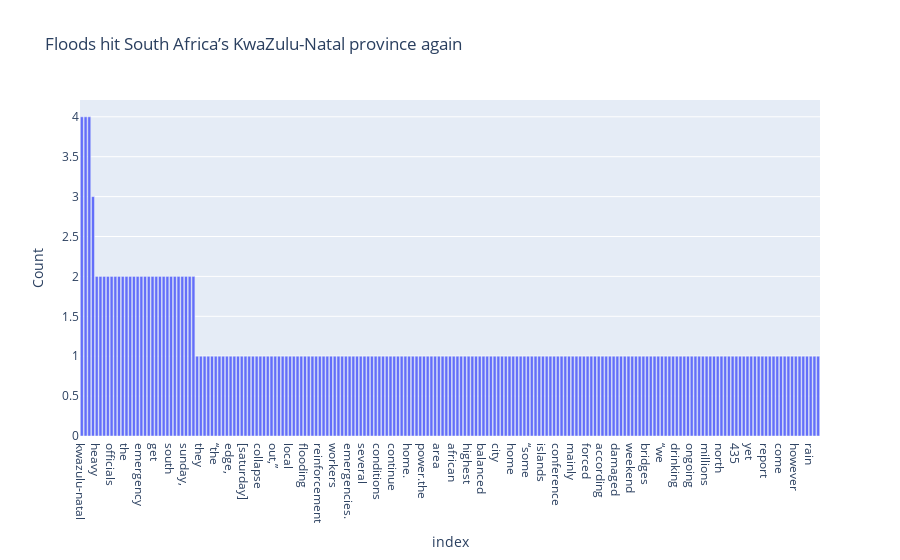
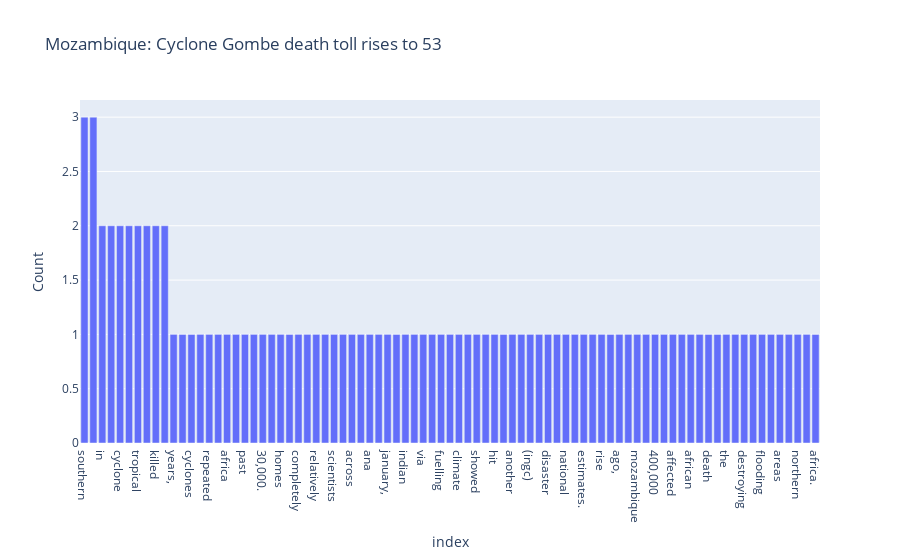
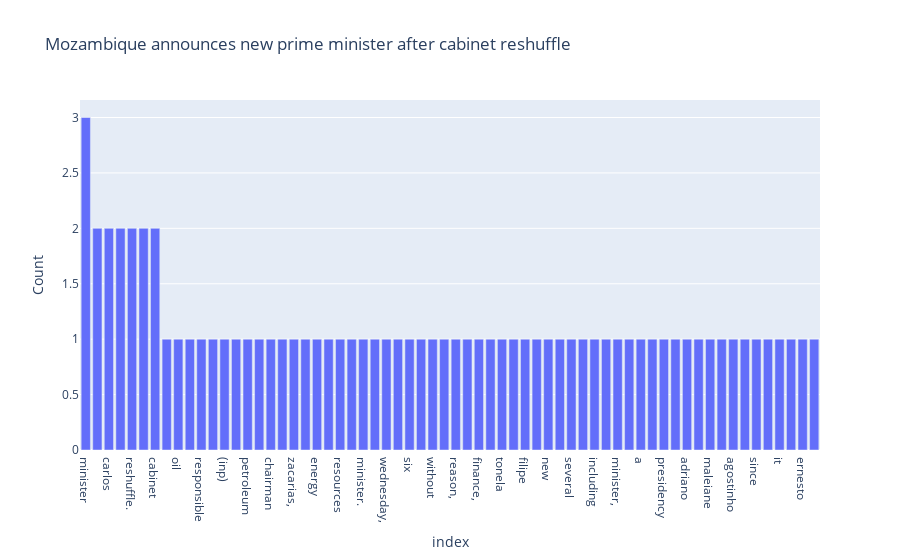
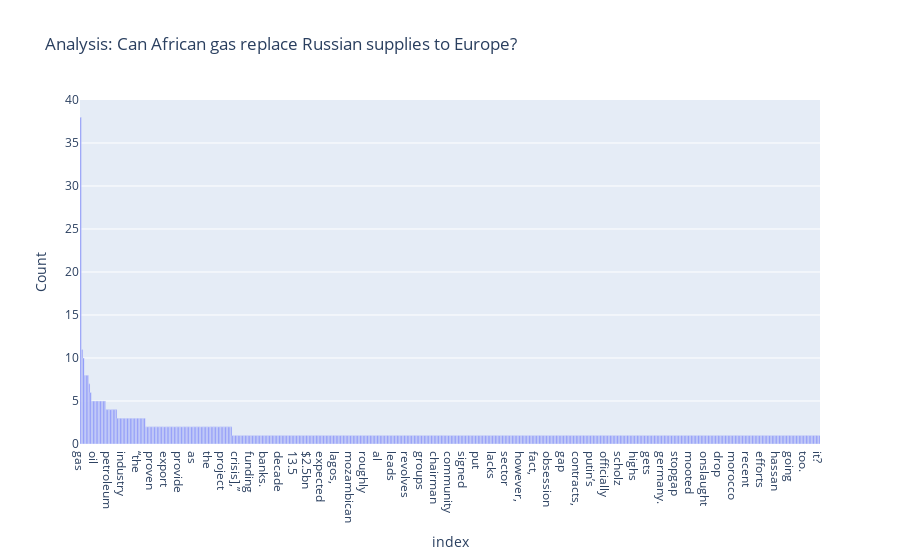

The notebook cell these images were saved under, in order:
### Code cell
for content,title in zip(content_list,title_list):
    word_list = []
    for word in content.split():
        word_lower = word.lower()
        if word not in stopwords:
            word_list.append(word.lower())

    word_freq = dict(FreqDist(word_list))
    fig = px.bar(pd.DataFrame(word_freq, index=["Count"]).T.sort_values(by=["Count"],ascending=False), y="Count",title = title)
    fig.show()

### Figure 1 — Plotly figure (JSON) as saved in the notebook; plotly's stock layout.template omitted (floating-point values rounded to 4 significant figures; data arrays with more than 128 entries replaced by an {"elided": "..."} marker saying what was removed)
{"data": [{"alignmentgroup": "True", "hovertemplate": "index=%{x}<br>Count=%{y}<extra></extra>", "legendgroup": "", "marker": {"color": "#636efa", "pattern": {"shape": ""}}, "name": "", "offsetgroup": "", "orientation": "v", "showlegend": false, "textposition": "auto", "type": "bar", "x": {"elided": "199 str values"}, "xaxis": "x", "y": {"elided": "199 int values"}, "yaxis": "y"}], "layout": {"barmode": "relative", "legend": {"tracegroupgap": 0}, "title": {"text": "Floods hit South Africa’s KwaZulu-Natal province again"}, "xaxis": {"anchor": "y", "domain": [0, 1], "title": {"text": "index"}}, "yaxis": {"anchor": "x", "domain": [0, 1], "title": {"text": "Count"}}}}

### Figure 2 — Plotly figure (JSON) as saved in the notebook; plotly's stock layout.template omitted (floating-point values rounded to 4 significant figures)
{"data": [{"alignmentgroup": "True", "hovertemplate": "index=%{x}<br>Count=%{y}<extra></extra>", "legendgroup": "", "marker": {"color": "#636efa", "pattern": {"shape": ""}}, "name": "", "offsetgroup": "", "orientation": "v", "showlegend": false, "textposition": "auto", "type": "bar", "x": ["southern", "people", "in", "destroyed", "cyclone", "since", "tropical", "gombe", "killed", "least", "years,", "type", "cyclones", "devastating", "repeated", "suffered", "africa", "53", "past", "data", "30,000.", "partially", "homes", "45,000", "completely", "used", "relatively", "rare,", "scientists", "eastern", "across", "88", "ana", "storm", "january,", "ocean.", "indian", "warming", "via", "intensity", "fuelling", "change", "climate", "believe", "showed", "seven.", "hit", "injured", "another", "thursday,", "(ingc)", "management", "disaster", "institute", "national", "according", "estimates.", "earlier", "rise", "sharp", "ago,", "week", "mozambique", "80", "400,000", "estimated", "affected", "country", "african", "toll", "death", "initial", "the", "houses.", "destroying", "towns", "flooding", "country,", "areas", "central", "northern", "swept", "africa."], "xaxis": "x", "y": [3, 3, 2, 2, 2, 2, 2, 2, 2, 2, 1, 1, 1, 1, 1, 1, 1, 1, 1, 1, 1, 1, 1, 1, 1, 1, 1, 1, 1, 1, 1, 1, 1, 1, 1, 1, 1, 1, 1, 1, 1, 1, 1, 1, 1, 1, 1, 1, 1, 1, 1, 1, 1, 1, 1, 1, 1, 1, 1, 1, 1, 1, 1, 1, 1, 1, 1, 1, 1, 1, 1, 1, 1, 1, 1, 1, 1, 1, 1, 1, 1, 1, 1], "yaxis": "y"}], "layout": {"barmode": "relative", "legend": {"tracegroupgap": 0}, "title": {"text": "Mozambique: Cyclone Gombe death toll rises to 53"}, "xaxis": {"anchor": "y", "domain": [0, 1], "title": {"text": "index"}}, "yaxis": {"anchor": "x", "domain": [0, 1], "title": {"text": "Count"}}}}

### Figure 3 — Plotly figure (JSON) as saved in the notebook; plotly's stock layout.template omitted (floating-point values rounded to 4 significant figures)
{"data": [{"alignmentgroup": "True", "hovertemplate": "index=%{x}<br>Count=%{y}<extra></extra>", "legendgroup": "", "marker": {"color": "#636efa", "pattern": {"shape": ""}}, "name": "", "offsetgroup": "", "orientation": "v", "showlegend": false, "textposition": "auto", "type": "bar", "x": ["minister", "named", "carlos", "nyusi", "reshuffle.", "prime", "cabinet", "gas", "oil", "licensing", "responsible", "mozambique", "(inp)", "projects,", "petroleum", "national", "chairman", "currently", "zacarias,", "instituto", "energy", "mineral", "resources", "economy", "minister.", "on", "wednesday,", "fired", "six", "ministers,", "without", "giving", "reason,", "seen", "finance,", "also", "tonela", "max", "filipe", "appointed", "new", "filled", "several", "posts,", "including", "finance", "minister,", "part", "a", "statement", "presidency", "thursday", "adriano", "afonso", "maleiane", "replacement", "agostinho", "rosário,", "since", "2015.", "it", "president", "ernesto", "major"], "xaxis": "x", "y": [3, 2, 2, 2, 2, 2, 2, 1, 1, 1, 1, 1, 1, 1, 1, 1, 1, 1, 1, 1, 1, 1, 1, 1, 1, 1, 1, 1, 1, 1, 1, 1, 1, 1, 1, 1, 1, 1, 1, 1, 1, 1, 1, 1, 1, 1, 1, 1, 1, 1, 1, 1, 1, 1, 1, 1, 1, 1, 1, 1, 1, 1, 1, 1], "yaxis": "y"}], "layout": {"barmode": "relative", "legend": {"tracegroupgap": 0}, "title": {"text": "Mozambique announces new prime minister after cabinet reshuffle"}, "xaxis": {"anchor": "y", "domain": [0, 1], "title": {"text": "index"}}, "yaxis": {"anchor": "x", "domain": [0, 1], "title": {"text": "Count"}}}}

### Figure 4 — Plotly figure (JSON) as saved in the notebook; plotly's stock layout.template omitted (floating-point values rounded to 4 significant figures; data arrays with more than 128 entries replaced by an {"elided": "..."} marker saying what was removed)
{"data": [{"alignmentgroup": "True", "hovertemplate": "index=%{x}<br>Count=%{y}<extra></extra>", "legendgroup": "", "marker": {"color": "#636efa", "pattern": {"shape": ""}}, "name": "", "offsetgroup": "", "orientation": "v", "showlegend": false, "textposition": "auto", "type": "bar", "x": {"elided": "521 str values"}, "xaxis": "x", "y": {"elided": "521 int values"}, "yaxis": "y"}], "layout": {"barmode": "relative", "legend": {"tracegroupgap": 0}, "title": {"text": "Analysis: Can African gas replace Russian supplies to Europe?"}, "xaxis": {"anchor": "y", "domain": [0, 1], "title": {"text": "index"}}, "yaxis": {"anchor": "x", "domain": [0, 1], "title": {"text": "Count"}}}}
